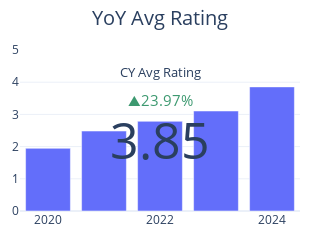

Here is the notebook cell this chart was saved with:
### Code cell
# Example usage:
create_year_over_year_avg_rating_chart_with_indicator(df)

### Figure 1 — Plotly figure (JSON) as saved in the notebook; plotly's stock layout.template omitted (floating-point values rounded to 4 significant figures)
{"data": [{"textposition": "auto", "type": "bar", "x": [2020, 2021, 2022, 2023, 2024], "y": [1.947, 2.483, 2.785, 3.105, 3.855]}, {"delta": {"font": {"size": 15}, "position": "top", "reference": 3.105, "relative": true, "valueformat": ".2%"}, "domain": {"x": [0.5, 0.5], "y": [0.01, 1]}, "mode": "number+delta", "number": {"font": {"size": 50}}, "title": {"text": "CY Avg Rating"}, "type": "indicator", "value": 3.85}], "layout": {"height": 200, "margin": {"b": 20, "l": 20, "r": 20, "t": 50}, "showlegend": false, "title": {"font": {"size": 20}, "text": "YoY Avg Rating", "x": 0.5, "xanchor": "center"}, "width": 300, "yaxis": {"range": [0, 5]}}}
